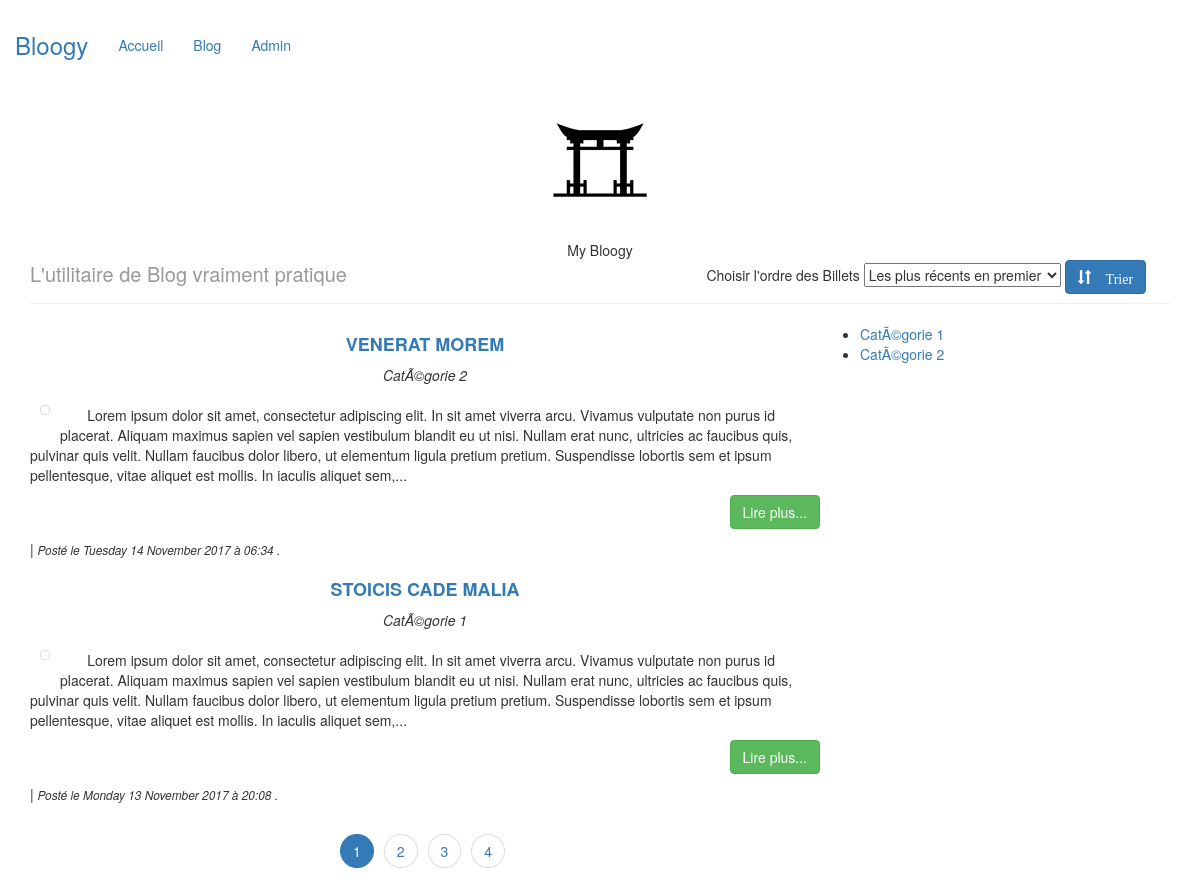
The page / on the database its author committed.
### tables this page shows
CREATE TABLE IF NOT EXISTS `settings` (
  `id` int(11) NOT NULL,
  `siteName` varchar(120) NOT NULL,
  `slogan` varchar(255) NOT NULL,
  `logoSubtitle` varchar(255) NOT NULL,
  `mailContact` varchar(255) NOT NULL,
  `nbrPostPerPage` int(11) NOT NULL,
  UNIQUE KEY `id` (`id`)
);

CREATE TABLE IF NOT EXISTS `articles` (
  `id` int(11) NOT NULL AUTO_INCREMENT,
  `titre` varchar(100) NOT NULL,
  `contenu` mediumtext NOT NULL,
  `date` datetime NOT NULL DEFAULT CURRENT_TIMESTAMP,
  `category_id` int(11) NOT NULL,
  `pictureUrl` varchar(255) DEFAULT NULL,
  PRIMARY KEY (`id`)
);

CREATE TABLE IF NOT EXISTS `categories` (
  `id` int(11) NOT NULL AUTO_INCREMENT,
  `titre` mediumtext NOT NULL,
  PRIMARY KEY (`id`)
);

### core/Controller/Controller.php (called while the page is built, shortened)
<?php
class Controller{
    protected $viewPath;
    protected $template;
    protected function render($view, $variables = [])
    {
        extract($variables);
        require($this->viewPath . str_replace('.', '/', $view) . '.php');
        $content = ob_get_clean();
        require($this->viewPath . 'templates/' . $this->template . '.php');
    }
}

### app/Controller/PostsController.php (called while the page is built, shortened)
<?php
class PostsController extends AppController {
    public function index() {
        $categories = $this->Category->all();
        $settingsId = 1;
        $settings = $this->Setting->find($settingsId);
        $orderSelected = 'DESC';
        if (isset($_GET['page']))
        {
            $page = $_GET['page'];
        }
        else
        {
            $page = 1;
        }
        $nbrOfPostsPerPage = $settings->nbrPostPerPage;
        $limit = ($page - 1) * $nbrOfPostsPerPage;
        $offset = $nbrOfPostsPerPage;
        $posts = $this->Post->getAllSelectedPost($orderSelected, $limit, $offset);
        $totalPost = $this->Post->getAllPost();
        $totalPostsCount = count($totalPost);
        $nbrOfPages = ceil($totalPostsCount/$nbrOfPostsPerPage) ;
        $this->render('posts.index', compact('posts', 'categories', 'settings', 'orderSelected', 'nbrOfPages', 'page'));
    }
}

### public/index.php (called while the page is built, shortened)
<?php
if(isset($_GET['p'])){
    $page = $_GET['p'];
}else{
    $page = 'posts.index';
}
$page = explode('.', $page);
if($page[0] == 'admin'){
    $controller = '\App\Controller\Admin\\' . ucfirst($page[1]) . 'Controller';
    $action = $page[2];
}else{
    $action = $page[1];
}
$controller = new $controller();
$controller->$action();

### core/Table/Table.php (called while the page is built, shortened)
<?php
class Table{
    protected $table;
    protected $db;
    public function __construct(Database $db)
    {
        $this->db = $db;
    }
    public function all()
    {
        return $this->query('SELECT * FROM ' . $this->table);
    }
     public function query($stmt, $attr = null, $one = false)
     {
        if($attr)
        {
            return $this->db->prepare(
                $stmt,
                $attr,
                str_replace('Table', 'Entity', get_class($this)),
                $one
            );
        }else
        {
            return $this->db->query(
                $stmt,
                str_replace('Table', 'Entity', get_class($this)),
                $one
            );
        }
    }
}

### core/Database/MysqlDatabase.php (called while the page is built, shortened)
<?php
class MysqlDatabase extends Database
{
    private $db_name;
    private $db_user;
    private $db_pass;
    private $db_host;
    private $pdo;
    public function __construct($db_name, $db_user = 'root', $db_pass = 'root', $db_host = 'localhost')
    {
        $this->db_name = $db_name;
        $this->db_user = $db_user;
        $this->db_pass = $db_pass;
        $this->db_host = $db_host;
    }
    private function getPDO(){
        if($this->pdo === null) {
            try {
                $pdo = new PDO('mysql:dbname=' . $this->db_name . ';host=' . $this->db_host,
                    $this->db_user, $this->db_pass);
            } catch (PDOException $e) {
                \App::error('La connexion à la base de donnée a échouée : ' .$e->getMessage());
               die();
            }
            $pdo->setAttribute(PDO::ATTR_ERRMODE, PDO::ERRMODE_EXCEPTION);
            $this->pdo = $pdo;
        }
        return $this->pdo;
    }
    public function query($stmt, $class_name = null, $one = false)
    {
        $req = $this->getPDO()->query($stmt);
        if($class_name === null)
        {
            $req->setFetchMode(PDO::FETCH_OBJ);
        }else
        {
            $req->setFetchMode(PDO::FETCH_CLASS, $class_name);
        }
        if($one)
        {
            $datas = $req->fetch();
        }
        else
        {
            $datas = $req->fetchAll();
        }
        return $datas;
    }
    public function prepare($stmt, $attr, $class_name = null, $one = false)
    {
        $req = $this->getPDO()->prepare($stmt);
        $res = $req->execute($attr);
        if($class_name === null)
        {
            $req->setFetchMode(PDO::FETCH_OBJ);
        }else{
            $req->setFetchMode(PDO::FETCH_CLASS, $class_name);
        }
        if($one)
        {
            $datas = $req->fetch();
        }
        else
        {
            $datas = $req->fetchAll();
        }
        return $datas;
    }
}

### app/Table/SettingTable.php (called while the page is built, shortened)
<?php
class SettingTable extends Table {
    public function find($id){
		return $this->query("
		SELECT *
		FROM settings
		WHERE id = ?", [$id], true);
    }
}

### app/Autoloader.php (called while the page is built, shortened)
<?php
class Autoloader{
    static function autoload($class){
        if (strpos($class, __NAMESPACE__ . '\\') === 0){
            $class = str_replace(__NAMESPACE__ . '\\', '', $class);
            $class = str_replace('\\', '/', $class);
        }
    }
}

### app/Entity/SettingEntity.php (called while the page is built, shortened)
<?php
class SettingEntity Extends Entity {
    protected $slogan;
    protected $logoSubtitle;
    protected $nbrPostPerPage;
    public function getSlogan() {
        return $this->slogan;
    }
    public function getLogoSubtitle() {
        return $this->logoSubtitle;
    }
    public function getNbrPostPerPage() {
        return $this->nbrPostPerPage;
    }
}

### core/Entity/Entity.php (called while the page is built, shortened)
<?php
class Entity{
    public function __get($key){
        $method = 'get' . ucfirst($key);
        $this->$key = $this->$method();
        return $this->$key;
    }
}

### app/Table/PostTable.php (called while the page is built, shortened)
<?php
class PostTable extends Table {
    public function getAllSelectedPost($order = 'DESC', $limit, $offset){
        $limit = $limit;
        $offset = $offset;
        $orderLimit = " ".$order. " LIMIT ".$limit. ",".$offset ;
        $sql = "SELECT articles.id AS postId, articles.titre, articles.contenu, articles.date, categories.titre as categorie, articles.pictureUrl
            FROM articles
            LEFT JOIN categories ON category_id = categories.id
            ORDER BY articles.date " .$orderLimit ;
        return $this->query($sql);
    }
    public function getAllPost(){
        $sql = "SELECT *
            FROM articles";
        return $this->query($sql);
    }
}

### core/Autoloader.php (called while the page is built, shortened)
<?php
class Autoloader{
    static function autoload($class){
        if (strpos($class, __NAMESPACE__ . '\\') === 0){
            $class = str_replace(__NAMESPACE__ . '\\', '', $class);
            $class = str_replace('\\', '/', $class);
        }
    }
}

### app/Views/posts/index.php (the view, shortened to what this page needs)
<div class="container" >
    <header class="row center">
        <div class="col-md-12">
            <img src="img/bloogy.png" alt="bloogy">
        </div>
    </header>
</div>
<div class="container">
    <div class="page-header">
            <div class="row">
                <div class="blog-title col-xs-12 center"><?= $settings->logoSubtitle; ?></div>
            </div>
        <div class="row">
            <div class="blog-description  col-xs-12 col-md-6 col-lg-7"><?= $settings->slogan; ?></div>
            <div class="row col-lg-5 col-sm-10 center">
                <form action="?p=posts.index" method="post" style="display: inline;">
                    <span>Choisir l'ordre des Billets </span>
                    <?php
                    $DescSelected = '';
                    ?>
                    <select name="orderBy">
                        <option value="DESC" <?= $DescSelected ;?>>Les plus récents en premier</option>
                    </select>
                    <button type="submit" class="btn btn-primary">
                        <span class="glyphicon glyphicon-sort"> Trier</span>
                    </button>
                </form>
            </div>
        </div>
    </div>
</div>
<div class="container">
    <section id='blog-show'>
        <div class="container">
            <div class="col-sm-8">
                <?php
                foreach($posts as $post):
                ?>
                <div class="row">
                    <div class="span12">
                        <div class="row center">
                            <div class="span8">
                                <h4><strong><a href="<?= $post->Url ?>"><?= $post->title ?></a></strong></h4>
                            <p><em><?= $post->categorie; ?></em></p>
                            </div>
                        </div>
                    <div class="row">
                        <div class="span2 pull-left thumbPad">
                            <a href="?p=posts.show&postId=<?= $post->postId; ?>" class="thumbnail postThumbnail">
                                <?php
                                $mask = "EEEE d MMMM YYYY '&agrave;' HH:mm ";
                                $postDate = new DateTime($post->date);
                                ?>
                            </a>
                        </div>
                        <div class="span10">
                            <?= $post->extrait; ?>
                            <p><a class="btn btn-success marginBottom10 pull-right" href="?p=posts.show&postId=<?= $post->postId ?>">Lire plus...</a> </p>
                        </div>
                        </div>
                        <div class="row">
                        <div class="span8">
                            <p>
                                | <i class="icon-calendar"></i> <em><small><?= "Posté le " . IntlDateFormatter::formatObject($postDate,$mask) . " . " ;?></small></em>
                            </p>
                        </div>
                    </div>
                    </div>
                </div>
                <?php endforeach; ?>
                <div class="center">
                    <ul class="pagination">
                        <?php
                        for ($i = 1 ; $i <= $nbrOfPages ; $i++)
                        {
                            if(isset($page)){
                                if($page == $i){
                        ?>
                        <li class="active"><a href="?p=posts.index&page=<?= $i ?>&orderBy=<?= $orderSelected ?>"><?= $i ?><span class="sr-only">(current)</span></a></li>
                        <?php
                                }else{
                        ?>
                        <li><a href="?p=posts.index&page=<?= $i ?>&orderBy=<?= $orderSelected ?>"><?= $i ?></a></li>
                        <?php
                                }
                            }
                        ?>
                        <?php
                        } ;
                        ?>
                    </ul>
                </div>
            </div>
            <div class="container col-sm-4">
                <ul>
                    <?php foreach($categories as $categorie): ?>
                    <li><a href="index.php?p=posts.category&id=<?= $categorie->id; ?> "><?= $categorie->titre; ?></a></li>
                    <?php endforeach; ?>
                </ul>
            </div>
        </div>
    </section>
</div>

### app/Entity/PostEntity.php (shortened to what this page needs)
<?php
class PostEntity extends Entity {
    protected $postId;
    protected $titre;
    protected $contenu;
    public function getPostId() {
        return $this->postId;
    }
    public function getTitle() {
        return $this->titre;
    }
    public function getUrl() {
        $id = $this->getPostId();
        $urlLink = 'index.php?p=posts.show&postId=' . $id . '';
        return $urlLink;
    }
    public function getExtrait(){
        $html = '<p>' . substr($this->contenu, 0, 450) . '...</p>';
        return $html;
    }
}

### app/Views/templates/default.php (shortened to what this page needs)
<!doctype html>
<html>
<head>
    <link href="lib/bootstrap/css/bootstrap.min.css" rel="stylesheet" />
    <link href="css/bloogy.css" rel="stylesheet" />
</head>
<body>
    <?php
    require 'frontNav.php';
    ?>
    <div >
        <section id="blog-show">
                <?= $content; ?>
        </section>
    </div>
</body>
</html>

### public/frontNav.php (shortened to what this page needs)
<nav id="header" class="navbar navbar-fixed-top">
            <div id="header-container" class="container navbar-container">
                <div class="navbar-header">
                    <a id="brand" class="navbar-brand" href="index.php">Bloogy</a>
                </div>
                <div id="navbar" class="collapse navbar-collapse">
                    <ul class="nav navbar-nav">
                        <li class="active"><a href="index.php">Accueil</a></li>
                        <li><a href="blog.php">Blog</a></li>
                        <li><a href="admin.php">Admin</a></li>
                    </ul>
                </div>
            </div>
        </nav>

### public/css/bloogy.css (style rules this page uses)
html, body { overflow-x: hidden; }
body { padding-top: 100px; }
#header { z-index: 20000; }
.navbar-brand { font-size: 24px; }
.navbar-container { padding: 20px 0 20px 0; }
.navbar-brand.fixed-theme, .navbar-container.fixed-theme, .navbar.navbar-fixed-top.fixed-theme, .navbar-brand, .navbar-container { transition: 0.8s; -webkit-transition: 0.8s; }
.postThumbnail { max-height: 200px; max-width: 260px; }
img { max-height: 190px; max-width: 260px; }
.pagination>li>a, .pagination>li>span { border-radius: 50% !important;margin: 0 5px; }
.blog-description { font-size: 20px; color: #999; }
.page-header { position: relative; }
.center { text-align: center; }
.thumbPad { padding: 10px; }

### rows shown on the page
settings: logoSubtitle "My Bloogy", slogan "L'utilitaire de Blog vraiment pratique"
articles: titre "VENERAT MOREM", category.titre "CatÃ©gorie 2", contenu "Lorem ipsum dolor sit amet, consectetur adipiscing elit. In sit amet viverra arcu. Vivamus vulputate non purus id placerat. Aliquam maximus sapien vel sapien vestibulum blandit eu ut nisi. Nullam erat nunc, ultricies ac faucibus quis, pulvinar quis velit. Nullam faucibus dolor libero, ut elementum ligula pretium pretium. Suspendisse lobortis sem et ipsum pellentesque, vitae aliquet est mollis. In iaculis aliquet sem,", date "Tuesday 14 November 2017 à 06:34"
articles: titre "STOICIS CADE MALIA", category.titre "CatÃ©gorie 1", contenu "Lorem ipsum dolor sit amet, consectetur adipiscing elit. In sit amet viverra arcu. Vivamus vulputate non purus id placerat. Aliquam maximus sapien vel sapien vestibulum blandit eu ut nisi. Nullam erat nunc, ultricies ac faucibus quis, pulvinar quis velit. Nullam faucibus dolor libero, ut elementum ligula pretium pretium. Suspendisse lobortis sem et ipsum pellentesque, vitae aliquet est mollis. In iaculis aliquet sem,", date "Monday 13 November 2017 à 20:08"
categories: titre "CatÃ©gorie 1"
categories: titre "CatÃ©gorie 2"
